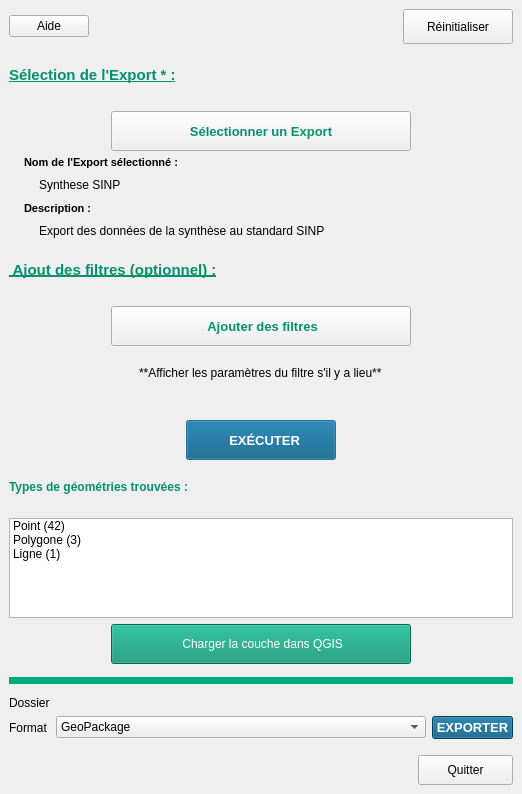
<?xml version="1.0" encoding="UTF-8"?>
<ui version="4.0">
 <class>DockWidget</class>
 <widget class="QDockWidget" name="DockWidget">
  <property name="geometry">
   <rect>
    <x>0</x>
    <y>0</y>
    <width>522</width>
    <height>794</height>
   </rect>
  </property>
  <property name="windowTitle">
   <string>Export</string>
  </property>
  <widget class="QWidget" name="dockWidgetContents">
   <layout class="QVBoxLayout" name="verticalLayout">
    <item>
     <layout class="QHBoxLayout" name="HL_topbt">
      <item>
       <widget class="QPushButton" name="pb_help">
        <property name="text">
         <string>Aide</string>
        </property>
        <property name="icon">
         <iconset>
          <normaloff>../03-RESSOURCES/ICON/help.png</normaloff>../03-RESSOURCES/ICON/help.png</iconset>
        </property>
        <property name="iconSize">
         <size>
          <width>25</width>
          <height>25</height>
         </size>
        </property>
       </widget>
      </item>
      <item>
       <spacer name="horizontalSpacer">
        <property name="orientation">
         <enum>Qt::Horizontal</enum>
        </property>
        <property name="sizeHint" stdset="0">
         <size>
          <width>40</width>
          <height>20</height>
         </size>
        </property>
       </spacer>
      </item>
      <item>
       <widget class="QPushButton" name="pb_reset">
        <property name="minimumSize">
         <size>
          <width>110</width>
          <height>30</height>
         </size>
        </property>
        <property name="maximumSize">
         <size>
          <width>200</width>
          <height>35</height>
         </size>
        </property>
        <property name="text">
         <string>Réinitialiser</string>
        </property>
        <property name="icon">
         <iconset>
          <normaloff>../03-RESSOURCES/ICON/refresh.png</normaloff>../03-RESSOURCES/ICON/refresh.png</iconset>
        </property>
        <property name="iconSize">
         <size>
          <width>25</width>
          <height>25</height>
         </size>
        </property>
       </widget>
      </item>
     </layout>
    </item>
    <item>
     <layout class="QVBoxLayout" name="VL_viewselect">
      <item>
       <widget class="QLabel" name="lbl_selectview">
        <property name="minimumSize">
         <size>
          <width>0</width>
          <height>50</height>
         </size>
        </property>
        <property name="font">
         <font>
          <family>Arial</family>
          <pointsize>11</pointsize>
          <weight>75</weight>
          <italic>false</italic>
          <bold>true</bold>
          <underline>true</underline>
         </font>
        </property>
        <property name="styleSheet">
         <string notr="true">color: rgb(5, 144, 110);</string>
        </property>
        <property name="text">
         <string>Sélection de l'Export * :</string>
        </property>
       </widget>
      </item>
      <item alignment="Qt::AlignHCenter">
       <widget class="QPushButton" name="pb_selectview">
        <property name="minimumSize">
         <size>
          <width>300</width>
          <height>40</height>
         </size>
        </property>
        <property name="maximumSize">
         <size>
          <width>300</width>
          <height>30</height>
         </size>
        </property>
        <property name="font">
         <font>
          <family>Arial</family>
          <pointsize>10</pointsize>
          <weight>75</weight>
          <italic>false</italic>
          <bold>true</bold>
          <strikeout>false</strikeout>
         </font>
        </property>
        <property name="focusPolicy">
         <enum>Qt::StrongFocus</enum>
        </property>
        <property name="contextMenuPolicy">
         <enum>Qt::DefaultContextMenu</enum>
        </property>
        <property name="autoFillBackground">
         <bool>false</bool>
        </property>
        <property name="styleSheet">
         <string notr="true">color: rgb(5, 144, 110);

</string>
        </property>
        <property name="text">
         <string>Sélectionner un Export</string>
        </property>
        <property name="icon">
         <iconset>
          <normaloff>../03-RESSOURCES/ICON/select_export.png</normaloff>../03-RESSOURCES/ICON/select_export.png</iconset>
        </property>
        <property name="iconSize">
         <size>
          <width>35</width>
          <height>35</height>
         </size>
        </property>
       </widget>
      </item>
      <item>
       <widget class="QLabel" name="lbl_viewnametitle">
        <property name="minimumSize">
         <size>
          <width>0</width>
          <height>20</height>
         </size>
        </property>
        <property name="font">
         <font>
          <family>Arial</family>
          <pointsize>8</pointsize>
          <weight>75</weight>
          <italic>false</italic>
          <bold>true</bold>
         </font>
        </property>
        <property name="styleSheet">
         <string notr="true"/>
        </property>
        <property name="text">
         <string>Nom de l'Export sélectionné :</string>
        </property>
        <property name="indent">
         <number>15</number>
        </property>
       </widget>
      </item>
      <item>
       <widget class="QLabel" name="lbl_viewname">
        <property name="text">
         <string>Synthese SINP</string>
        </property>
        <property name="indent">
         <number>30</number>
        </property>
       </widget>
      </item>
      <item>
       <widget class="QLabel" name="lbl_viewdescriptiontitle">
        <property name="minimumSize">
         <size>
          <width>0</width>
          <height>20</height>
         </size>
        </property>
        <property name="font">
         <font>
          <family>Arial</family>
          <pointsize>8</pointsize>
          <weight>75</weight>
          <bold>true</bold>
         </font>
        </property>
        <property name="text">
         <string>Description :</string>
        </property>
        <property name="indent">
         <number>15</number>
        </property>
       </widget>
      </item>
      <item>
       <widget class="QLabel" name="lbl_viewdescription">
        <property name="text">
         <string>Export des données de la synthèse au standard SINP</string>
        </property>
        <property name="indent">
         <number>30</number>
        </property>
       </widget>
      </item>
     </layout>
    </item>
    <item>
     <widget class="QLabel" name="lbl_addfilter">
      <property name="minimumSize">
       <size>
        <width>0</width>
        <height>50</height>
       </size>
      </property>
      <property name="font">
       <font>
        <family>Arial</family>
        <pointsize>11</pointsize>
        <weight>75</weight>
        <italic>false</italic>
        <bold>true</bold>
        <underline>true</underline>
       </font>
      </property>
      <property name="styleSheet">
       <string notr="true">color: rgb(5, 144, 110);</string>
      </property>
      <property name="text">
       <string> Ajout des filtres (optionnel) :</string>
      </property>
     </widget>
    </item>
    <item alignment="Qt::AlignHCenter">
     <widget class="QPushButton" name="pb_addfilter">
      <property name="minimumSize">
       <size>
        <width>300</width>
        <height>40</height>
       </size>
      </property>
      <property name="maximumSize">
       <size>
        <width>300</width>
        <height>30</height>
       </size>
      </property>
      <property name="font">
       <font>
        <family>Arial</family>
        <pointsize>10</pointsize>
        <weight>75</weight>
        <italic>false</italic>
        <bold>true</bold>
       </font>
      </property>
      <property name="styleSheet">
       <string notr="true">color: rgb(5, 144, 110);
</string>
      </property>
      <property name="text">
       <string> Ajouter des filtres</string>
      </property>
      <property name="icon">
       <iconset>
        <normaloff>../03-RESSOURCES/ICON/plus.png</normaloff>../03-RESSOURCES/ICON/plus.png</iconset>
      </property>
      <property name="iconSize">
       <size>
        <width>35</width>
        <height>35</height>
       </size>
      </property>
     </widget>
    </item>
    <item alignment="Qt::AlignHCenter">
     <widget class="QLabel" name="lbl_filterparam">
      <property name="text">
       <string>**Afficher les paramètres du filtre s'il y a lieu**</string>
      </property>
     </widget>
    </item>
    <item>
     <spacer name="verticalSpacer1">
      <property name="orientation">
       <enum>Qt::Vertical</enum>
      </property>
      <property name="sizeType">
       <enum>QSizePolicy::Fixed</enum>
      </property>
      <property name="sizeHint" stdset="0">
       <size>
        <width>10</width>
        <height>10</height>
       </size>
      </property>
     </spacer>
    </item>
    <item alignment="Qt::AlignHCenter">
     <widget class="QPushButton" name="pb_runquery">
      <property name="sizePolicy">
       <sizepolicy hsizetype="Preferred" vsizetype="Fixed">
        <horstretch>0</horstretch>
        <verstretch>0</verstretch>
       </sizepolicy>
      </property>
      <property name="minimumSize">
       <size>
        <width>150</width>
        <height>40</height>
       </size>
      </property>
      <property name="maximumSize">
       <size>
        <width>200</width>
        <height>30</height>
       </size>
      </property>
      <property name="font">
       <font>
        <family>Arial</family>
        <pointsize>10</pointsize>
        <weight>75</weight>
        <bold>true</bold>
       </font>
      </property>
      <property name="styleSheet">
       <string notr="true">background-color: rgb(0, 85, 127);
color: rgb(255, 255, 255);
</string>
      </property>
      <property name="text">
       <string>  EXÉCUTER</string>
      </property>
      <property name="icon">
       <iconset>
        <normaloff>../03-RESSOURCES/ICON/executer_traitement.png</normaloff>../03-RESSOURCES/ICON/executer_traitement.png</iconset>
      </property>
      <property name="iconSize">
       <size>
        <width>30</width>
        <height>30</height>
       </size>
      </property>
      <property name="default">
       <bool>true</bool>
      </property>
     </widget>
    </item>
    <item>
     <widget class="QLabel" name="lbl_typegeom">
      <property name="minimumSize">
       <size>
        <width>0</width>
        <height>20</height>
       </size>
      </property>
      <property name="font">
       <font>
        <family>Arial</family>
        <pointsize>9</pointsize>
        <weight>75</weight>
        <bold>true</bold>
       </font>
      </property>
      <property name="styleSheet">
       <string notr="true">color: rgb(5, 144, 110);</string>
      </property>
      <property name="text">
       <string>Types de géométries trouvées : </string>
      </property>
      <property name="indent">
       <number>0</number>
      </property>
     </widget>
    </item>
    <item>
     <widget class="QListWidget" name="lw_typegeomresult">
      <property name="minimumSize">
       <size>
        <width>500</width>
        <height>80</height>
       </size>
      </property>
      <property name="maximumSize">
       <size>
        <width>16777215</width>
        <height>100</height>
       </size>
      </property>
      <item>
       <property name="text">
        <string>Point (42)</string>
       </property>
      </item>
      <item>
       <property name="text">
        <string>Polygone (3)</string>
       </property>
      </item>
      <item>
       <property name="text">
        <string>Ligne (1)</string>
       </property>
      </item>
     </widget>
    </item>
    <item alignment="Qt::AlignHCenter">
     <widget class="QPushButton" name="pb_loadlayer">
      <property name="minimumSize">
       <size>
        <width>300</width>
        <height>40</height>
       </size>
      </property>
      <property name="maximumSize">
       <size>
        <width>300</width>
        <height>40</height>
       </size>
      </property>
      <property name="styleSheet">
       <string notr="true">background-color: rgb(5, 144, 110);
color: rgb(255, 255, 255);
font: 75 10pt &quot;Arial&quot;;</string>
      </property>
      <property name="text">
       <string> Charger la couche dans QGIS</string>
      </property>
      <property name="icon">
       <iconset>
        <normaloff>../03-RESSOURCES/ICON/view.png</normaloff>../03-RESSOURCES/ICON/view.png</iconset>
      </property>
      <property name="iconSize">
       <size>
        <width>40</width>
        <height>40</height>
       </size>
      </property>
     </widget>
    </item>
    <item>
     <widget class="Line" name="line_bt">
      <property name="windowModality">
       <enum>Qt::NonModal</enum>
      </property>
      <property name="minimumSize">
       <size>
        <width>500</width>
        <height>20</height>
       </size>
      </property>
      <property name="maximumSize">
       <size>
        <width>600</width>
        <height>20</height>
       </size>
      </property>
      <property name="baseSize">
       <size>
        <width>500</width>
        <height>20</height>
       </size>
      </property>
      <property name="styleSheet">
       <string notr="true">color: rgb(0, 170, 127);</string>
      </property>
      <property name="frameShadow">
       <enum>QFrame::Plain</enum>
      </property>
      <property name="lineWidth">
       <number>7</number>
      </property>
      <property name="midLineWidth">
       <number>5</number>
      </property>
      <property name="orientation">
       <enum>Qt::Horizontal</enum>
      </property>
     </widget>
    </item>
    <item>
     <layout class="QGridLayout" name="GL_export">
      <property name="bottomMargin">
       <number>10</number>
      </property>
      <item row="2" column="2">
       <widget class="QPushButton" name="pb_export">
        <property name="font">
         <font>
          <family>Arial</family>
          <pointsize>10</pointsize>
          <weight>75</weight>
          <bold>true</bold>
         </font>
        </property>
        <property name="styleSheet">
         <string notr="true">background-color: rgb(0, 85, 127);
color: rgb(255, 255, 255);
</string>
        </property>
        <property name="text">
         <string>EXPORTER</string>
        </property>
        <property name="icon">
         <iconset>
          <normaloff>../03-RESSOURCES/ICON/export_w.png</normaloff>../03-RESSOURCES/ICON/export_w.png</iconset>
        </property>
        <property name="iconSize">
         <size>
          <width>30</width>
          <height>30</height>
         </size>
        </property>
       </widget>
      </item>
      <item row="2" column="1">
       <widget class="QComboBox" name="cb_expformat">
        <property name="sizePolicy">
         <sizepolicy hsizetype="Expanding" vsizetype="Fixed">
          <horstretch>0</horstretch>
          <verstretch>0</verstretch>
         </sizepolicy>
        </property>
        <property name="sizeAdjustPolicy">
         <enum>QComboBox::AdjustToContents</enum>
        </property>
        <item>
         <property name="text">
          <string>GeoPackage</string>
         </property>
        </item>
        <item>
         <property name="text">
          <string>GeoJSON</string>
         </property>
        </item>
        <item>
         <property name="text">
          <string>CSV</string>
         </property>
        </item>
        <item>
         <property name="text">
          <string>XLSX</string>
         </property>
        </item>
       </widget>
      </item>
      <item row="2" column="0">
       <widget class="QLabel" name="lbl_format">
        <property name="text">
         <string>Format</string>
        </property>
       </widget>
      </item>
      <item row="1" column="0">
       <widget class="QLabel" name="lbl_folder">
        <property name="text">
         <string>Dossier</string>
        </property>
       </widget>
      </item>
      <item row="1" column="1">
       <widget class="QgsFileWidget" name="qfw_folder"/>
      </item>
     </layout>
    </item>
    <item alignment="Qt::AlignRight">
     <widget class="QPushButton" name="pb_quit">
      <property name="minimumSize">
       <size>
        <width>95</width>
        <height>30</height>
       </size>
      </property>
      <property name="maximumSize">
       <size>
        <width>95</width>
        <height>30</height>
       </size>
      </property>
      <property name="text">
       <string>Quitter</string>
      </property>
     </widget>
    </item>
   </layout>
  </widget>
 </widget>
 <customwidgets>
  <customwidget>
   <class>QgsFileWidget</class>
   <extends>QWidget</extends>
   <header>qgsfilewidget.h</header>
  </customwidget>
 </customwidgets>
 <resources/>
 <connections/>
</ui>
